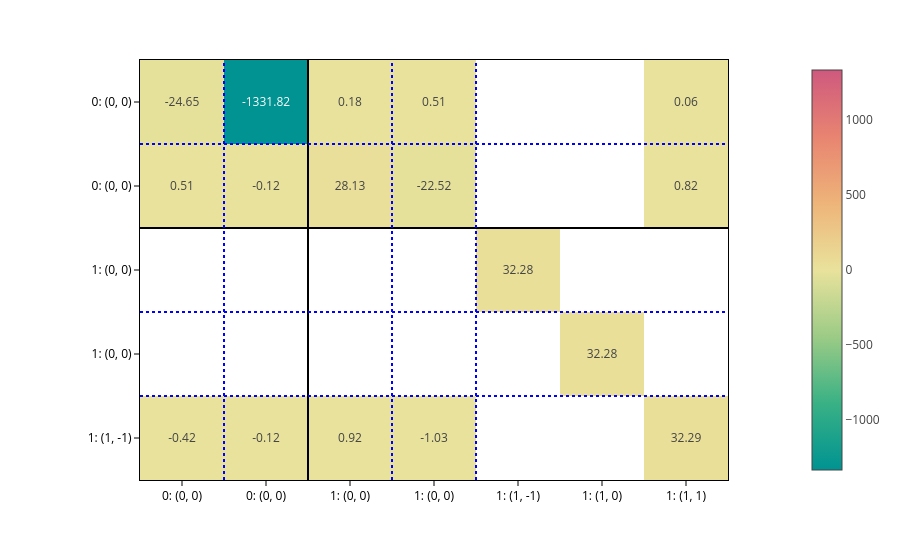

This figure's notebook cell:
### Markdown cell above
You can of course plot the predicted matrices:

### Code cell
matrix = processor.matrix_from_data(data, predictions=out)

plot_basis_matrix(
    matrix[0]*100000,
    config1,
    point_lines={"color": "black"},
    basis_lines={"color": "blue"},
    colorscale="temps",
    text=".2f",
    basis_labels=True,
).show()

### Figure 1 — Plotly figure (JSON) as saved in the notebook; plotly's stock layout.template omitted (floating-point values rounded to 4 significant figures)
{"data": [{"coloraxis": "coloraxis", "hovertemplate": "x: %{x}<br>y: %{y}<br>color: %{z}<extra></extra>", "name": "0", "texttemplate": "%{z:.2f}", "type": "heatmap", "xaxis": "x", "yaxis": "y", "z": [[-24.65, -1332.0, 0.178, 0.506, null, null, 0.06449], [0.5056, -0.1239, 28.13, -22.52, null, null, 0.8169], [null, null, null, null, 32.28, null, null], [null, null, null, null, null, 32.28, null], [-0.4226, -0.1196, 0.9247, -1.034, null, null, 32.29]]}], "layout": {"coloraxis": {"cmid": 0, "colorscale": [[0, "rgb(0, 147, 146)"], [0.1667, "rgb(57, 177, 133)"], [0.3333, "rgb(156, 203, 134)"], [0.5, "rgb(233, 226, 156)"], [0.6667, "rgb(238, 180, 121)"], [0.8333, "rgb(232, 132, 113)"], [1, "rgb(207, 89, 126)"]]}, "margin": {"t": 60}, "shapes": [{"line": {"color": "black"}, "type": "line", "x0": 0, "x1": 1, "xref": "x domain", "y0": 1.5, "y1": 1.5, "yref": "y"}, {"line": {"color": "black"}, "type": "line", "x0": 1.5, "x1": 1.5, "xref": "x", "y0": 0, "y1": 1, "yref": "y domain"}, {"line": {"color": "blue", "dash": "dot"}, "type": "line", "x0": 0, "x1": 1, "xref": "x domain", "y0": 0.5, "y1": 0.5, "yref": "y"}, {"line": {"color": "blue", "dash": "dot"}, "type": "line", "x0": 0.5, "x1": 0.5, "xref": "x", "y0": 0, "y1": 1, "yref": "y domain"}, {"line": {"color": "blue", "dash": "dot"}, "type": "line", "x0": 0, "x1": 1, "xref": "x domain", "y0": 2.5, "y1": 2.5, "yref": "y"}, {"line": {"color": "blue", "dash": "dot"}, "type": "line", "x0": 2.5, "x1": 2.5, "xref": "x", "y0": 0, "y1": 1, "yref": "y domain"}, {"line": {"color": "blue", "dash": "dot"}, "type": "line", "x0": 0, "x1": 1, "xref": "x domain", "y0": 3.5, "y1": 3.5, "yref": "y"}, {"line": {"color": "blue", "dash": "dot"}, "type": "line", "x0": 3.5, "x1": 3.5, "xref": "x", "y0": 0, "y1": 1, "yref": "y domain"}], "xaxis": {"anchor": "y", "constrain": "domain", "domain": [0, 1], "scaleanchor": "y", "ticktext": ["0: (0, 0)", "0: (0, 0)", "1: (0, 0)", "1: (0, 0)", "1: (1, -1)", "1: (1, 0)", "1: (1, 1)"], "tickvals": [0, 1, 2, 3, 4, 5, 6]}, "yaxis": {"anchor": "x", "autorange": "reversed", "constrain": "domain", "domain": [0, 1], "ticktext": ["0: (0, 0)", "0: (0, 0)", "1: (0, 0)", "1: (0, 0)", "1: (1, -1)", "1: (1, 0)", "1: (1, 1)"], "tickvals": [0, 1, 2, 3, 4, 5, 6]}}}
